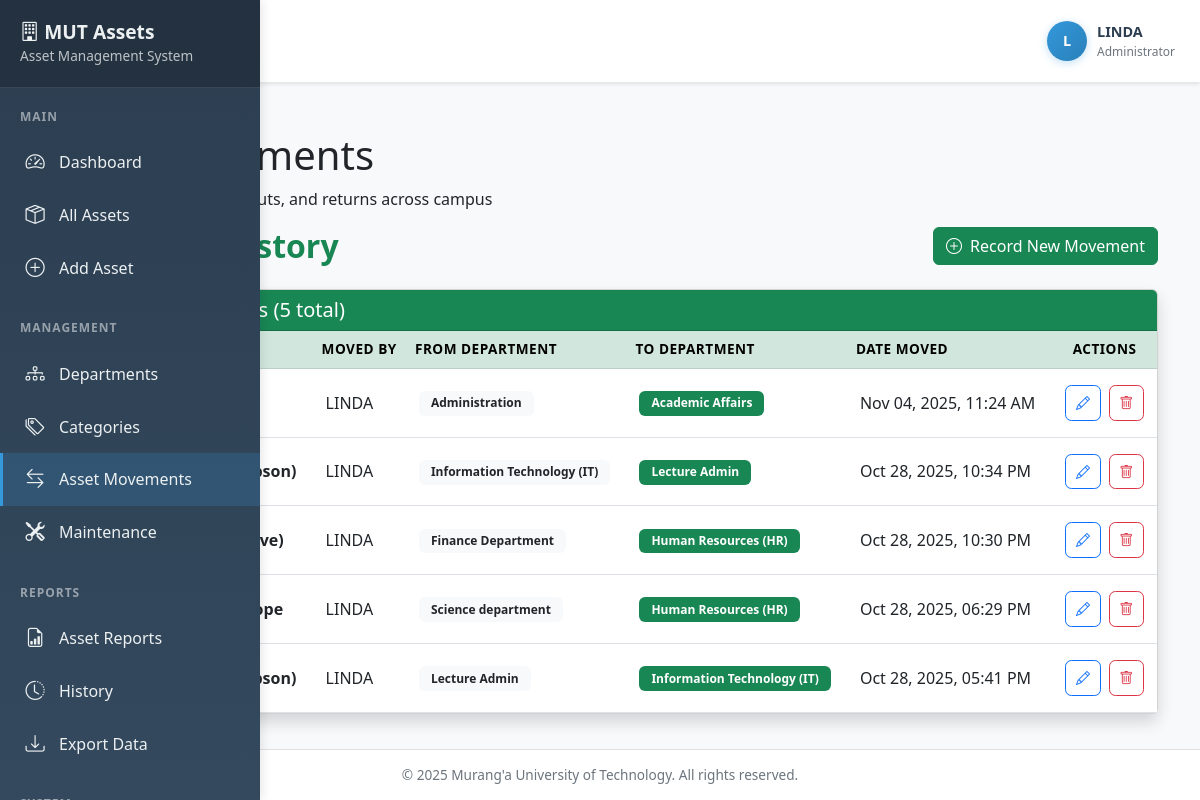
/movements/ (signed in), run on an earlier commit of the app's database.
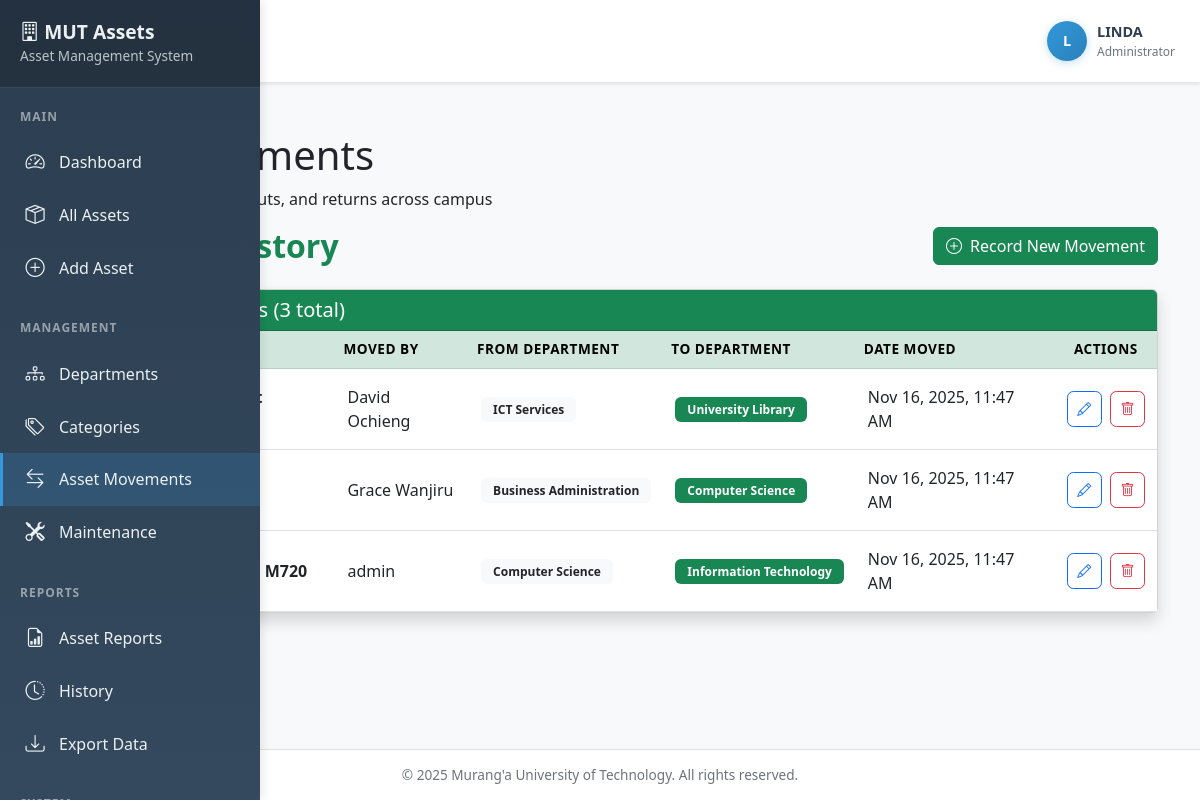
And on a later commit of the database.
### assets/models.py (models this page shows, shortened)
class AssetMovement(models.Model):
    asset = models.ForeignKey(Asset, on_delete=models.CASCADE)
    from_department = models.ForeignKey(Department, related_name='moved_from', on_delete=models.SET_NULL, null=True)
    to_department = models.ForeignKey(Department, related_name='moved_to', on_delete=models.SET_NULL, null=True)
    moved_by = models.ForeignKey(User, on_delete=models.SET_NULL, null=True)
    date_moved = models.DateTimeField(auto_now_add=True)
    remarks = models.TextField(blank=True)
    class Meta:
        ordering = ['-date_moved']

class Department(models.Model):
    name = models.CharField(max_length=100)
    location = models.CharField(max_length=100, blank=True)
    head_of_department = models.CharField(max_length=100, blank=True, null=True)
    def __str__(self):
        return self.name
    class Meta:
        ordering = ['name']

class Asset(models.Model):
    STATUS_CHOICES = [
        ('Available', 'Available'),
        ('In Use', 'In Use'),
        ('Under Maintenance', 'Under Maintenance'),
        ('Disposed', 'Disposed'),
    ]
    name = models.CharField(max_length=100)
    category = models.ForeignKey(AssetCategory, on_delete=models.SET_NULL, null=True)
    serial_number = models.CharField(max_length=100, unique=True)
    department = models.ForeignKey(Department, on_delete=models.SET_NULL, null=True)
    assigned_to = models.ForeignKey(User, on_delete=models.SET_NULL, null=True, blank=True)
    purchase_date = models.DateField()
    condition = models.CharField(max_length=50, default="Good")
    status = models.CharField(max_length=30, choices=STATUS_CHOICES, default='Available')
    description = models.TextField(blank=True)
    date_added = models.DateTimeField(auto_now_add=True)
    current_user = models.CharField(max_length=100, blank=True, null=True)
    last_checked_out = models.DateTimeField(blank=True, null=True)
    expected_return_time = models.DateTimeField(blank=True, null=True)
    class Meta:
        ordering = ['-date_added']

### assets/views.py (the view)
# urls.py: path('movements/', views.movement_list, name='movement_list'),
@login_required
def movement_list(request):
    movements = AssetMovement.objects.select_related('asset', 'from_department', 'to_department').order_by('-date_moved')
    return render(request, 'assets/movement_list.html', {'movements': movements})

### templates/assets/movement_list.html (shortened to what this page needs)
{% extends 'base.html' %}
{% load static %}
{% block content %}
<div class="container mt-4">
  <div class="page-header">
    <h1 class="page-title">Asset Movements</h1>
    <p class="page-subtitle">Track asset transfers, checkouts, and returns across campus</p>
  </div>
  <div class="d-flex justify-content-between align-items-center mb-4">
    <h2 class="text-success fw-bold mb-0">Movement History</h2>
    <a href="{% url 'add_movement' %}" class="btn btn-success">
      <i class="bi bi-plus-circle me-2"></i>Record New Movement
    </a>
  </div>
  {% if movements %}
  <div class="card shadow">
    <div class="card-header bg-success text-white">
      <h5 class="card-title mb-0">
        <i class="bi bi-arrow-left-right me-2"></i>Movement Records ({{ movements.count }} total)
      </h5>
    </div>
    <div class="card-body p-0">
      <div class="table-responsive">
        <table class="table table-hover mb-0">
          <thead class="table-success">
            <tr>
              <th class="ps-4">#</th>
              <th>Asset</th>
              <th>Moved By</th>
              <th>From Department</th>
              <th>To Department</th>
              <th>Date Moved</th>
              <th class="text-center">Actions</th>
            </tr>
          </thead>
          <tbody>
            {% for move in movements %}
            <tr>
              <td class="ps-4 fw-semibold">{{ forloop.counter }}</td>
              <td class="fw-semibold">{{ move.asset.name }}</td>
              <td>{{ move.moved_by.get_full_name|default:move.moved_by.username }}</td>
              <td>
                {% if move.from_department %}
                  <span class="badge bg-light text-dark">{{ move.from_department }}</span>
                {% else %}
                  <span class="text-muted">-</span>
                {% endif %}
              </td>
              <td>
                {% if move.to_department %}
                  <span class="badge bg-success">{{ move.to_department }}</span>
                {% else %}
                  <span class="text-muted">-</span>
                {% endif %}
              </td>
              <td>{{ move.date_moved|date:"M d, Y, h:i A" }}</td>
              <td>
                <div class="d-flex justify-content-center gap-2">
                  <a href="{% url 'edit_movement' move.id %}" class="btn btn-sm btn-outline-primary" title="Edit Movement">
                    <i class="bi bi-pencil"></i>
                  </a>
                  <a href="{% url 'delete_movement' move.id %}" class="btn btn-sm btn-outline-danger" title="Delete Movement">
                    <i class="bi bi-trash"></i>
                  </a>
                </div>
              </td>
            </tr>
            {% endfor %}
          </tbody>
        </table>
      </div>
    </div>
  </div>
  {% endif %}
</div>
{% endblock %}

What changed in the data, as far as the page shows it:
removed AssetMovement: moved_by.get_full_name "LINDA", from_department "Administration", to_department "Academic Affairs", date_moved "Nov 04, 2025, 11:24 AM"
removed AssetMovement: asset.name "Ceiling Projector (Epson)", moved_by.get_full_name "LINDA", from_department "Information Technology (IT)", to_department "Lecture Admin", date_moved "Oct 28, 2025, 10:34 PM"
removed AssetMovement: asset.name "Office Desk (Executive)", moved_by.get_full_name "LINDA", from_department "Finance Department", to_department "Human Resources (HR)", date_moved "Oct 28, 2025, 10:30 PM"
removed AssetMovement: asset.name "Compound Microscope", moved_by.get_full_name "LINDA", from_department "Science department", to_department "Human Resources (HR)", date_moved "Oct 28, 2025, 06:29 PM"
removed AssetMovement: asset.name "Ceiling Projector (Epson)", moved_by.get_full_name "LINDA", from_department "Lecture Admin", to_department "Information Technology (IT)", date_moved "Oct 28, 2025, 05:41 PM"
added AssetMovement: asset.name "TP-Link Access Point AC1750", moved_by.get_full_name "David Ochieng", from_department "ICT Services", to_department "University Library", date_moved "Nov 16, 2025, 11:47 AM"
added AssetMovement: asset.name "Sony VPL-FHZ58", moved_by.get_full_name "Grace Wanjiru", from_department "Business Administration", to_department "Computer Science", date_moved "Nov 16, 2025, 11:47 AM"
added AssetMovement: asset.name "Lenovo ThinkCentre M720", moved_by.get_full_name "admin", from_department "Computer Science", to_department "Information Technology", date_moved "Nov 16, 2025, 11:47 AM"
Also different on the page:
{{ movements.count }}: "5" → "3"
